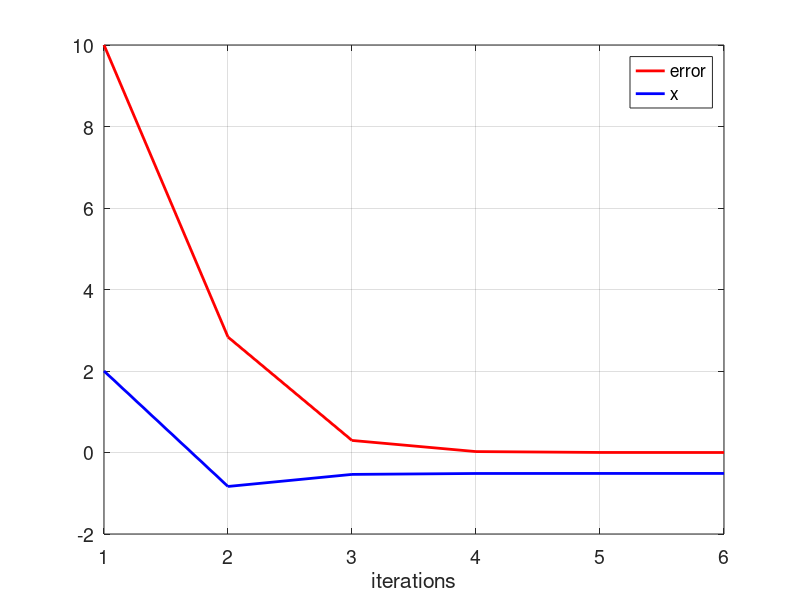

Recreate this plot in MATLAB.
init_value = 2
i= 1;
e(i) =10;

while (e(i) > 0.001)
    if(i == 1)
        x(i) = init_value;
        
    end
    g(i)=5/((x(i)^2)-10) 
i= i+1;

x(i)= g(i-1);
e(i)= abs(x(i-1)-x(i));

if (e(i) > 50);
    break;
    
end
end

tamanio = size (e)
ite = 1:1:tamanio (2);

figure ('DefaultAxesFontsize', 14)
set (gcf, 'color','white');
plot(ite,e,'color',[1 0 0],'LineWidth', 2);
grid on
hold on
plot(ite,x,'color', [0 0 1], 'LineWidth', 2);
xlabel('iterations')
%ylabel('error')
legend('error','x')